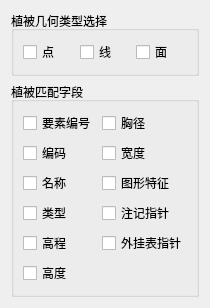
           <widget class="QWidget" name="tab_Layer_L">
            <attribute name="title">
             <string>植被</string>
            </attribute>
            <layout class="QGridLayout" name="gridLayout_47">
             <item row="0" column="0">
              <widget class="QGroupBox" name="groupBox_L_GeoType">
               <property name="title">
                <string>植被几何类型选择</string>
               </property>
               <layout class="QGridLayout" name="gridLayout_33">
                <item row="0" column="0">
                 <widget class="QCheckBox" name="checkBox_Point_L">
                  <property name="text">
                   <string>点</string>
                  </property>
                 </widget>
                </item>
                <item row="0" column="1">
                 <widget class="QCheckBox" name="checkBox_Line_L">
                  <property name="text">
                   <string>线</string>
                  </property>
                 </widget>
                </item>
                <item row="0" column="2">
                 <widget class="QCheckBox" name="checkBox_Polygon_L">
                  <property name="text">
                   <string>面</string>
                  </property>
                 </widget>
                </item>
               </layout>
              </widget>
             </item>
             <item row="1" column="0">
              <widget class="QGroupBox" name="groupBox_L">
               <property name="minimumSize">
                <size>
                 <width>0</width>
                 <height>0</height>
                </size>
               </property>
               <property name="title">
                <string>植被匹配字段</string>
               </property>
               <layout class="QGridLayout" name="gridLayout_18">
                <item row="0" column="0">
                 <widget class="QCheckBox" name="checkBox_YaoSuBianHao_L">
                  <property name="text">
                   <string>要素编号</string>
                  </property>
                 </widget>
                </item>
                <item row="0" column="1">
                 <widget class="QCheckBox" name="checkBox_XiongJing_L">
                  <property name="text">
                   <string>胸径</string>
                  </property>
                 </widget>
                </item>
                <item row="1" column="0">
                 <widget class="QCheckBox" name="checkBox_BianMa_L">
                  <property name="text">
                   <string>编码</string>
                  </property>
                 </widget>
                </item>
                <item row="1" column="1">
                 <widget class="QCheckBox" name="checkBox_KuanDu_L">
                  <property name="text">
                   <string>宽度</string>
                  </property>
                 </widget>
                </item>
                <item row="2" column="0">
                 <widget class="QCheckBox" name="checkBox_MingCheng_L">
                  <property name="text">
                   <string>名称</string>
                  </property>
                 </widget>
                </item>
                <item row="2" column="1">
                 <widget class="QCheckBox" name="checkBox_TuXingTeZheng_L">
                  <property name="text">
                   <string>图形特征</string>
                  </property>
                 </widget>
                </item>
                <item row="3" column="0">
                 <widget class="QCheckBox" name="checkBox_LeiXing_L">
                  <property name="text">
                   <string>类型</string>
                  </property>
                 </widget>
                </item>
                <item row="3" column="1">
                 <widget class="QCheckBox" name="checkBox_ZhuJiZhiZhen_L">
                  <property name="text">
                   <string>注记指针</string>
                  </property>
                 </widget>
                </item>
                <item row="4" column="0">
                 <widget class="QCheckBox" name="checkBox_GaoCheng_L">
                  <property name="text">
                   <string>高程</string>
                  </property>
                 </widget>
                </item>
                <item row="4" column="1">
                 <widget class="QCheckBox" name="checkBox_WaiGuaBiaoZhiZhen_L">
                  <property name="text">
                   <string>外挂表指针</string>
                  </property>
                 </widget>
                </item>
                <item row="5" column="0">
                 <widget class="QCheckBox" name="checkBox_GaoDu_L">
                  <property name="text">
                   <string>高度</string>
                  </property>
                 </widget>
                </item>
               </layout>
              </widget>
             </item>
            </layout>
           </widget>
